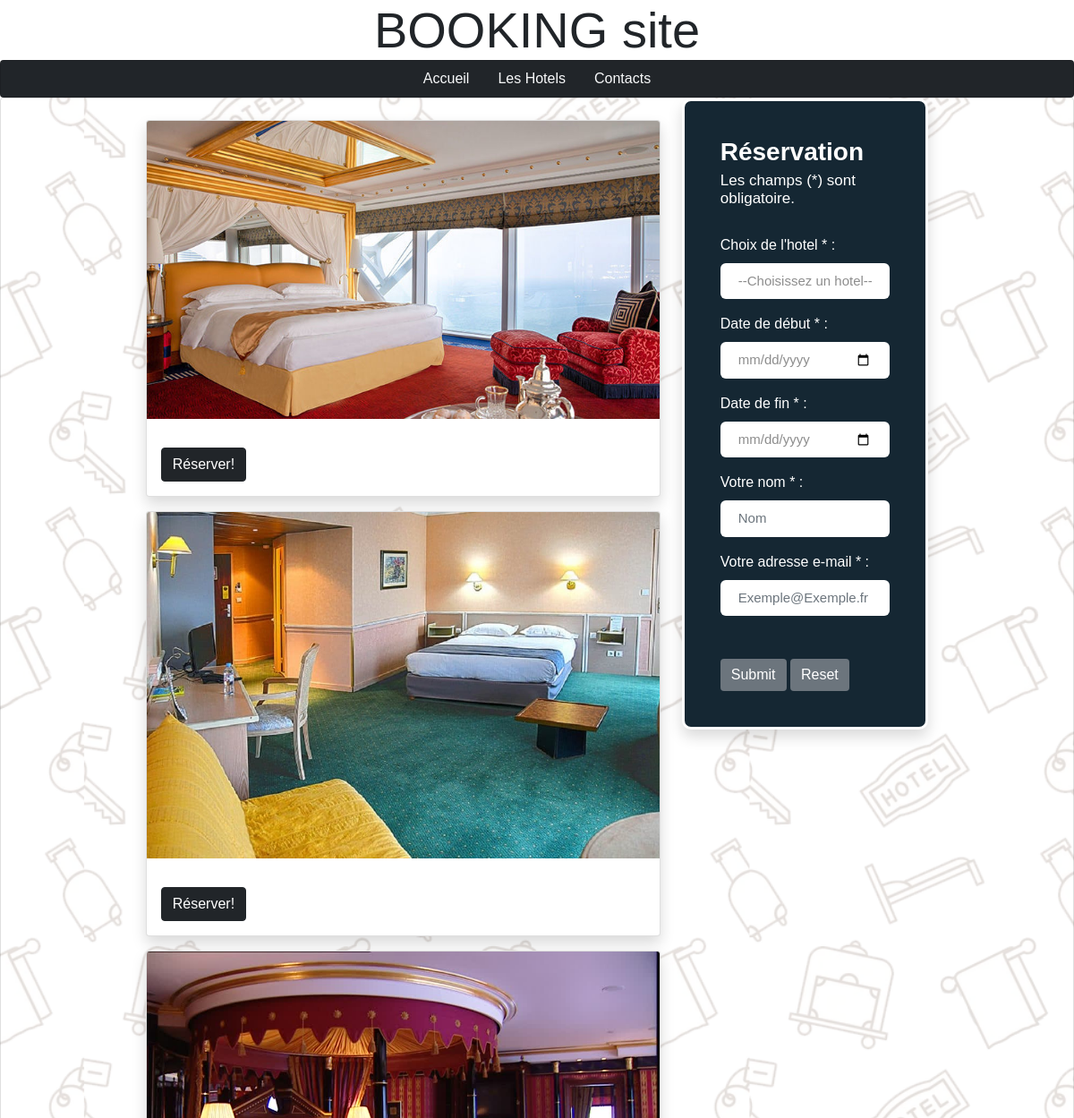
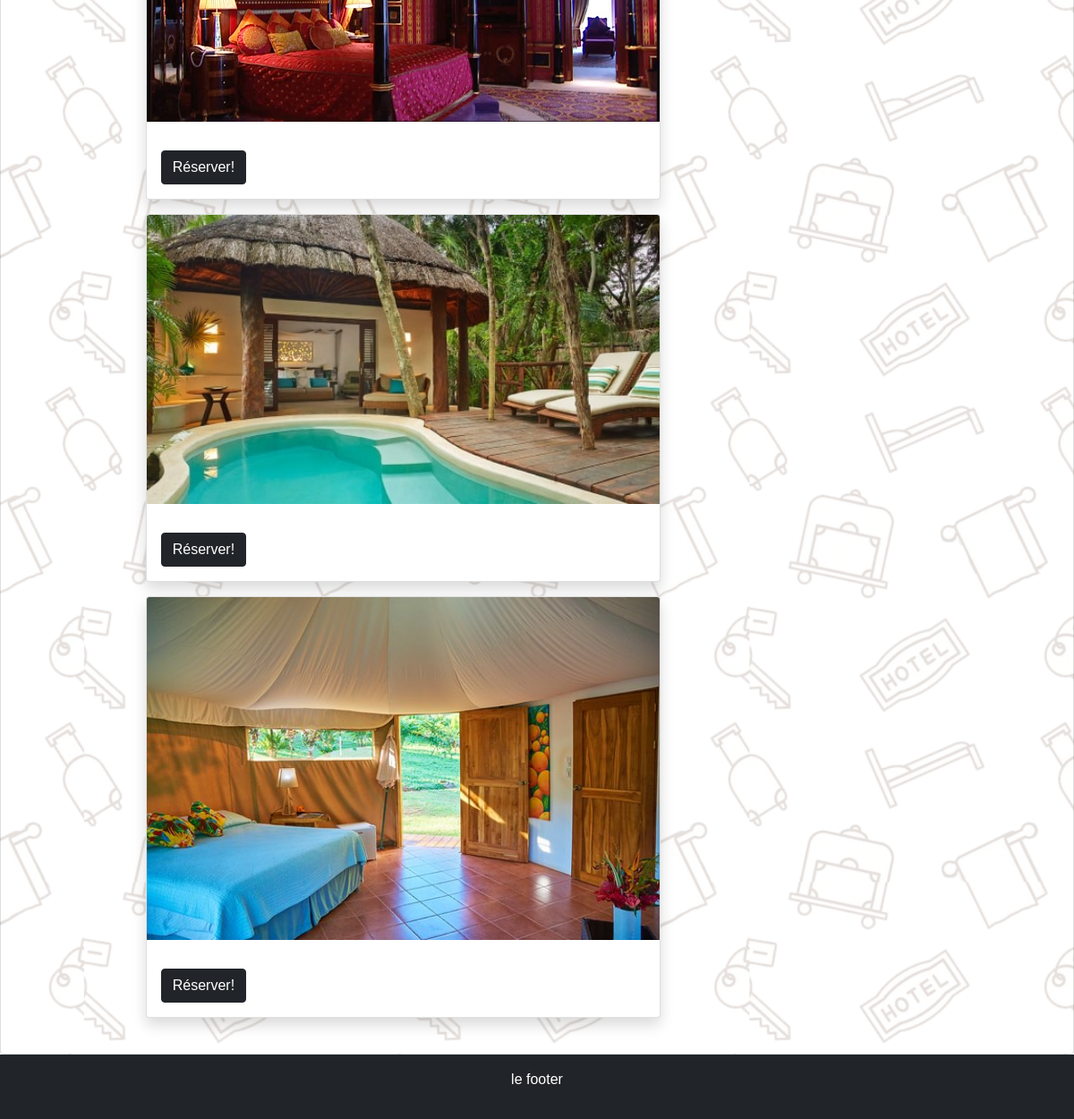
The app's page /hotels, older data (2 pictures, top to bottom).
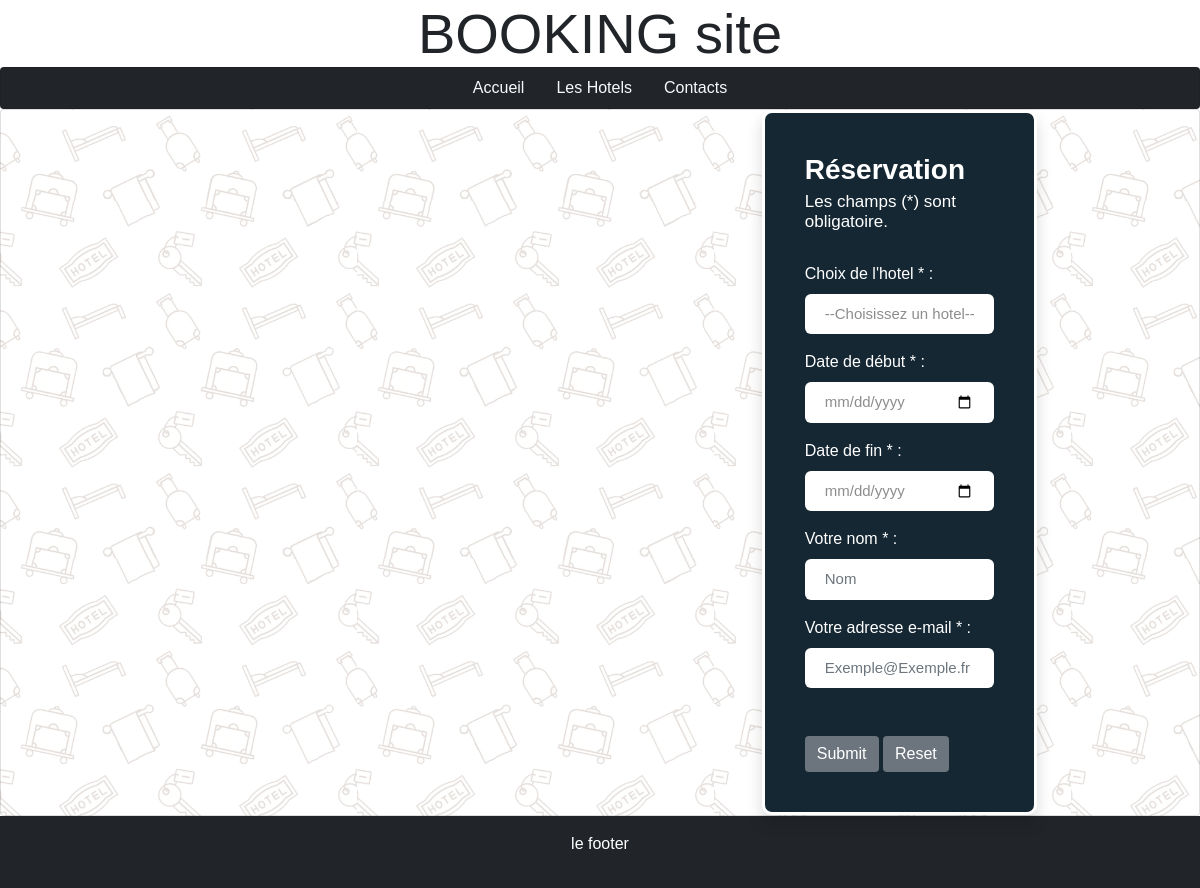
The same page, newer data.
### tables this page shows
CREATE TABLE IF NOT EXISTS `hotels` (
  `id` int(11) NOT NULL AUTO_INCREMENT PRIMARY KEY,
  `hotel_names` varchar(100) NOT NULL,
  `hotel_adresses` varchar(150) NOT NULL,
  `hotel_descriptions` text NOT NULL
);

### controllers/main.controller.php (called while the page is built, shortened)
<?php
class MainController{
    public function hotels(){
        $data_page = [
            "page_description" => "liste d'hotel",
            "page_title" => "Les hotels",
            "view" => "views/hotels.view.php",
            "page_css" => "hotel.css",
            "page_js" => "form_complete.js",
            "template" => "views/common/template.view.php"
        ];
        $this->generatePage($data_page);
    }
    private function generatePage($data){
        extract($data);
        require_once($view);
        $page_content = ob_get_clean();
        require_once($template);
    }
}

### models/Main.model.php (called while the page is built, shortened)
<?php
abstract class Model{
    private static $pdo;
    private static function setBdd(){
        self::$pdo = new PDO("mysql:host=".MYHOST.";dbname=".MYDBNAME.";charset=utf8", PHPMYADMINID, PHPMYADMINPASS);
        self::$pdo->setAttribute(PDO::ATTR_ERRMODE, PDO::ERRMODE_EXCEPTION);
    }
    protected function getBdd(){
        return self::$pdo;
    }
}

### models/GetHotelData.model.php (called while the page is built, shortened)
<?php
require_once("Main.model.php");
class getHotelDatas extends Model{
    public function getDatas(){
        $req = $this->getBdd()->prepare("SELECT * FROM hotels");
        $req->execute();
        $datas = $req->fetchAll(PDO::FETCH_ASSOC);
        return $datas;
    }
}

### views/hotels.view.php (the view, shortened to what this page needs)
<div class="container-fluid hotel-bg">
  <div class="row justify-content-center">
    <section class="my-4 col-12 col-lg-6 pl-lg-5 pr-lg-5">
      <ul class="list-unstyled">
        <?php
            $hotel_data = new getHotelDatas;
            $results = $hotel_data->getDatas();
            $today = date('Y-m-d');
            foreach($results as $result){
              $hotel_card="<li>";
              $hotel_card.="<div class='card mb-3 shadow'>";
              $hotel_card.="<img src='./public/Assets/images/chambre-".$result["id"].".jpg' class='card-img-top' alt='chambre".$result["id"]."'>";
              $hotel_card.="<div class='card-body'>";
              $hotel_card.="<h5 class='card-title'>".$result["hotel_names"]."</h5>";
              $hotel_card.="<p class='card-text'><small class='text-muted'>".$result["hotel_adresses"]."</small></p>";
              $hotel_card.="<p class='card-text'>".$result["hotel_descriptions"]."</p>";
              $hotel_card.="<button type='button' id='btn-".$result["id"]."' class='btn btn-dark'>Réserver!</button>";
              $hotel_card.="</div>";
              $hotel_card.="</div>";
              $hotel_card.="</li>";
              echo $hotel_card;
            }
        ?>
      </ul>
    </section>
    <section class="form-container col-12 col-lg-3 booking mb-6">
      <div class="form-body" id="hotel-form">
        <div class="form-holder">
            <div class="form-content">
                <div class="form-items shadow">
                    <h3>Réservation</h3>
                    <p>Les champs (*) sont obligatoire.</p>
                    <form class="requires-validation" method="post" action="hotels" novalidate>
                      <div class="col-md-12">
                          <label for="hotel_name">Choix de l'hotel * :</label>
                          <select class="form-control" name="hotel_id" id="hotel_name" required>
                              <option value="">--Choisissez un hotel--</option>
                          </select>
                      </div>
                      <div class="col-md-12 mt-3">
                        <label>Date de début * :</label>
                        <input class="form-control" type="date" name="date_start" id="date_start" min="<?php echo $today ?>" placeholder="Full Name" required>
                      </div>
                      <div class="col-md-12 mt-3">
                          <label>Date de fin * :</label>
                          <input class="form-control" type="date" name="date_end" id="date_end" min="<?php echo $today ?>" placeholder="Full Name" required>
                      </div>
                      <div class="col-md-12 mt-3">
                          <label for="user_name">Votre nom * :</label>
                          <input class="form-control" type="text" name="user_name" placeholder="Nom" required>
                      </div>
                      <div class="col-md-12 mt-3">
                          <label>Votre adresse e-mail * :</label>
                          <input class="form-control" type="email" name="user_mail" placeholder="Exemple@Exemple.fr" required>
                      </div>
                      <div class="form-button mt-5">
                        <input type="submit" name="submit" class="btn btn-primary"></input>
                        <input type="reset" class="btn btn-primary"></input>
                      </div>
                    </form>
                </div>
            </div>
        </div>
      </section>
  </div>
</div>

### index.php (shortened to what this page needs)
<?php
require_once ('./models/GetHotelData.model.php');
require_once("./controllers/main.controller.php");
$mainController = new MainController();
try {
    if(empty($_GET['page'])){
        $page = "accueil";
    } else {
        $url = explode("/", filter_var($_GET['page'],FILTER_SANITIZE_URL));
        $page = $url[0];
    }
    switch($page){
        case "hotels" : $mainController->hotels();
        break;
    }
} catch (Exception $e){
    $mainController->pageErreur($e->getMessage());
}

### views/common/template.view.php (shortened to what this page needs)
<!DOCTYPE html>
<html lang="fr">
    <head>
        <link href="https://cdn.jsdelivr.net/npm/bootstrap@5.0.0-beta3/dist/css/bootstrap.min.css" rel="stylesheet">
        <link href="<?= URL ?>public/CSS/main.css" rel="stylesheet" />
        <?php if(!empty($page_css)) : ?>
                <link href="<?= URL ?>public/CSS/<?= $page_css ?>" rel="stylesheet" />
        <?php endif; ?>
    </head>
    <body>
        <?php require_once("views/common/header.view.php"); ?>
            <?= $page_content; ?>
        <?php require_once("views/common/footer.view.php"); ?>
    </body>
</html>

### views/common/header.view.php
<div class="wrapper">
	<header class="sticky-top">
		<h1 class="google-font display-4 text-center">BOOKING site</h1>
		<nav class="container-fluid bg-dark tabs" >
			<ul class="nav  col-12  justify-content-center ">
        <li class="nav-item ">
          <a href="accueil" class="nav-link text-light">Accueil</a>
        </li>
        <li class="nav-item ">
          <a href="hotels" class="nav-link text-light">Les Hotels</a>
        </li>
        <li class="nav-item">
          <a href="contacts" class="nav-link text-light">Contacts</a>
        </li>
			</ul>
		</nav>
	</header>

### views/common/footer.view.php
	<footer class="bg-dark text-white text-center p-3">
			<p>le footer</p>
	</footer>
</div>

### public/CSS/main.css (style rules this page uses)
* { box-sizing: border-box; padding: 0; margin: 0px; list-style:none }
*, body { font-family: 'Poppins', sans-serif; font-weight: 400; -webkit-font-smoothing: antialiased; text-rendering: optimizeLegibility; -moz-osx-font-smoothing: grayscale; }
h1 { background-color: hsla(0, 0%, 100%, 1); margin: 0; }
h2, h3, h4, h5 { font-weight: bolder; }
.hotel-bg { background-image: url("../Assets/images/hotel-background.png"); width: 100%; background-attachment: fixed; background-position: center; background-repeat: repeat; background-size: cover; }
.container-fluid { border: 1px solid rgba(0,0,0,.125); border-radius: .25rem; }
section:not(.hotel) { max-width: 75%; }
@media (max-width: 1200px) { .booking { text-align: center; } }
@media (max-width: 1200px) { section:not(.hotel) { max-width: 90%; } }
@media (max-width: 1200px) { #hotel-form { max-width: 450px; margin: auto; } }

### public/CSS/hotel.css (style rules this page uses)
.form-content .form-items { border: 3px solid #fff; padding: 40px; display: inline-block; width: 100%; -webkit-border-radius: 10px; -moz-border-radius: 10px; border-radius: 10px; text-align: left; -webkit-transition: all 0.4s ease; transition: all 0.4s ease; }
.form-items { background-color: #152733; }
.form-content h3 { color: #fff; text-align: left; font-size: 28px; font-weight: 600; margin-bottom: 5px; }
.form-content p { color: #fff; text-align: left; font-size: 17px; font-weight: 300; line-height: 20px; margin-bottom: 30px; }
.form-content label { color: #fff; }
.form-content input[type=text],.form-content input[type=date], .form-content input[type=password], .form-content select, .form-content input[type=email] { width: 100%; padding: 9px 20px; text-align: left; border: 0; outline: 0; border-radius: 6px; background-color: #fff; font-size: 15px; font-weight: 300; color: #8D8D8D; -webkit-transition: all 0.3s ease; transition: all 0.3s ease; margin-top: 8px; }
#hotel-form { position: sticky; top: calc(50vh - (733px / 2 ) + 54px); }
.btn-primary { background-color: #6C757D; outline: none; border: 0px; box-shadow: none; }

Row changes from the older to the newer data that the page shows:
removed hotels: shows a picture
removed hotels: shows a picture
removed hotels: shows a picture
removed hotels: shows a picture
removed hotels: shows a picture
